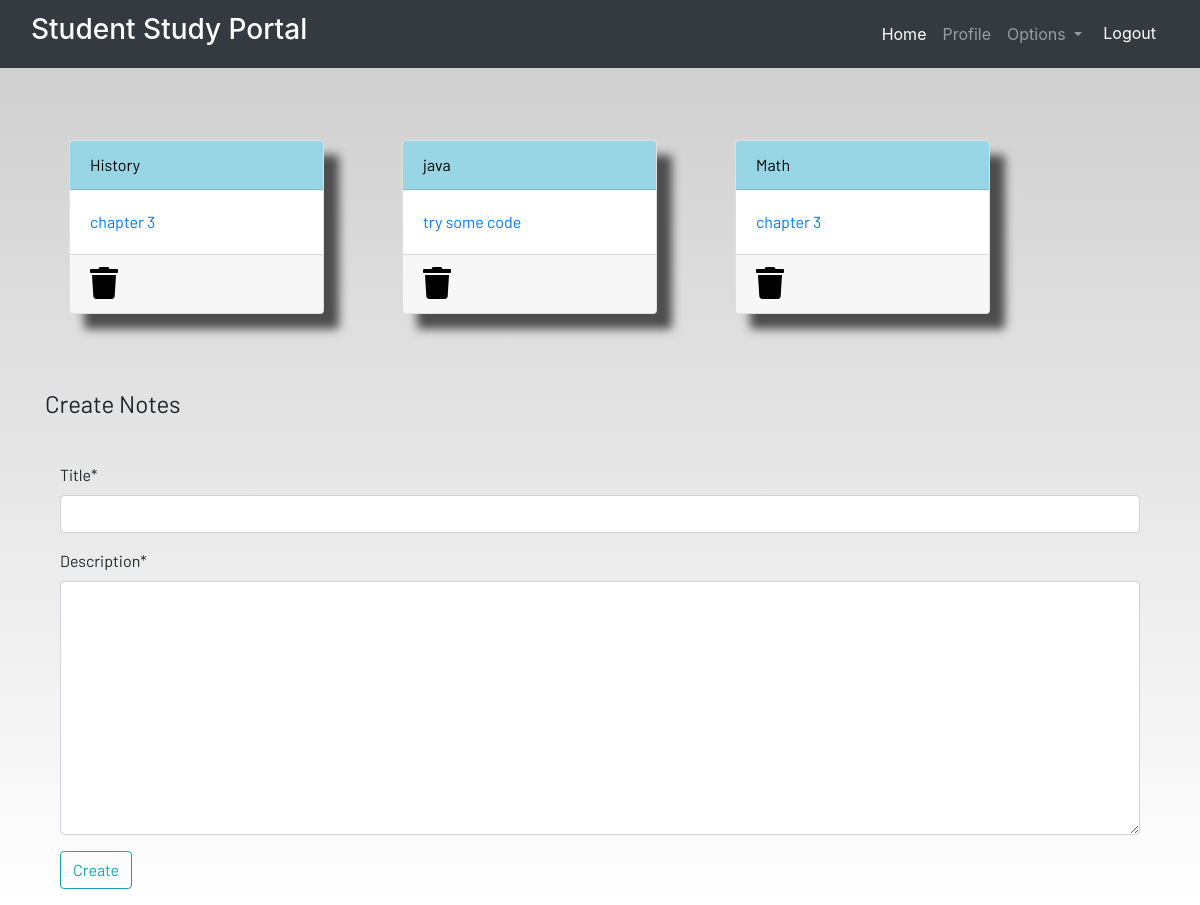
Screenshot of /notes (signed in) with the database file from the repository.
### dashboard/models.py (models this page shows, shortened)
class Notes(models.Model):
    user=models.ForeignKey(User,on_delete=models.CASCADE)
    title=models.CharField(max_length=200)
    description=models.TextField()

### dashboard/views.py (the view, shortened to what this page needs)
# urls.py: path('notes',views.notes, name='notes'),
@login_required
def notes(request):
    form=NotesForm()
    notes=Notes.objects.filter(user=request.user)
    context={'notes':notes,'form':form}
    return render(request,'dashboard/notes.html',context)

### dashboard/forms.py
class NotesForm(forms.ModelForm):
    class Meta:
        model=Notes
        fields=['title','description']

### dashboard/templates/dashboard/notes.html (shortened to what this page needs)
{% extends 'dashboard/base.html' %}
{% load static %}
{% load crispy_forms_tags %}
{% block content %}
<link rel="stylesheet" href="https://stackpath.bootstrapcdn.com/bootstrap/4.3.1/css/bootstrap.min.css"
 />
<div class="container">
    <div class="row">
        {% for note in notes %}
        <div class="col-md-3 m-4">
            <a href="{% url 'notes-detail' note.id %}">
                <div class="card">
                    <div class="card-header">{{note.title}}</div>
                    <div class="card-body">{{note.description|slice:"0:100"}}</div>
                    <div class="card-footer mt-auto ">
                        <a href="{% url 'delete-note' note.id %}">
                        <i class="fa fa-trash fa-2x"></i></a>
                    </div>
                </div>
            </a>
        </div>
        {% endfor %}
        <br><br>
    </div>
</div>
<br><br>
<div class="container">
    <form method="POST">
        <fieldset class="form-group">
            <legend class="border-bottom mb-4">Create Notes</legend>
        </fieldset>
        <div class="container">
        {{ form|crispy }}
        <div class="form-group">
            <button href="" class="btn btn-outline-info" type="submit">
                Create
            </button>
        </div>
        </div>
    </form>
</div>
{% endblock content %}

### static/css/main.css (style rules this page uses)
html { scroll-behavior: smooth; height: 100%; width: 100%; }
.card { box-shadow: 15px 15px 10px rgb(78, 77, 77); }
a { text-decoration: none !important; color: black; }
.card-header { color: black !important; background: rgb(152, 214, 230) !important; transition: 0.3s ease-in; }
html, body { max-width: 100%; overflow-x: hidden; height: 100%; width: 100%; }
body { background: linear-gradient(rgba(0, 0, 0, 0.2), rgba(255, 255, 255, 0.5)); overflow-x: hidden; background-repeat: no-repeat; }
.card-header { background-color: rgb(133, 204, 231); }
.col-md-3 .card { width: 100%; height: 100%; }
.fa { color: black; }

### rows the page displays
Notes: title "History", description "chapter 3"
Notes: title "java", description "try some code"
Notes: title "Math", description "chapter 3"
